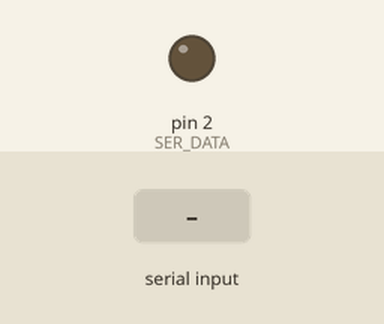
A sketch run on a simulated Arduino Uno, built with avr-gcc and run on an emulated ATmega328P. Shown: output pins drawn as LEDs (lit = HIGH). The test bench sets the inputs (shaded band). Pins used as bus, display or sensor lines are not drawn; what the sketch prints to the serial monitor is not drawn.

Above: at 1.2 s.
1.3 s: byte 30 received over Serial
At 1.33 s:
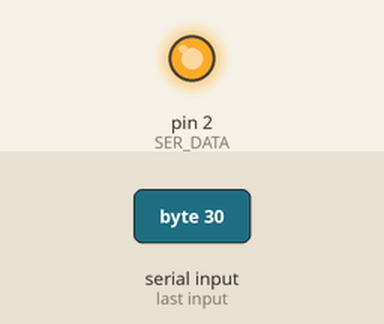
Timing chart, 0 to 4.3 s (numbered marks = the images above; inputs shaded):
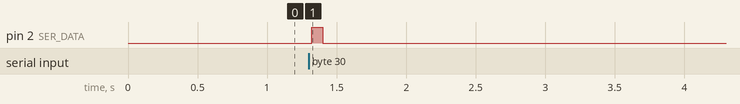

Measured:
- after the input at 1.3 s, pin 2 (SER_DATA): LOW → HIGH at once, → LOW 0.08 s later

The sketch:

ESP8266_Shift_Register.ino
```cpp
/*
 *  This sketch demonstrates how to set up a simple HTTP-like server.
 *  The server will set a GPIO pin depending on the request
 *    http://server_ip/gpio/0 will set the GPIO2 low,
 *    http://server_ip/gpio/1 will set the GPIO2 high
 *  server_ip is the IP address of the ESP8266 Arduino module, will be
 *  printed to Serial when the module is connected.
 */

// #include <ESP8266WiFi.h>
#define SER_CLK 0
#define SER_DATA 2

void setup() {
  Serial.begin(115200);
  delay(10);

  // prepare GPIO for serial output to drive shift register
  pinMode(SER_CLK, OUTPUT);
  pinMode(SER_DATA, OUTPUT);
  digitalWrite(SER_CLK, LOW);
  digitalWrite(SER_DATA, LOW);

  //Display serial messages
  Serial.println();
  Serial.println();
  Serial.println("This is the serial shift-register demo.");
  Serial.println("I wonder if it will work...");
}

void pushBit(int bitToPush) {
  if(bitToPush){
    digitalWrite(SER_DATA, HIGH);
  } else {
    digitalWrite(SER_DATA, LOW);
  }

  digitalWrite(SER_CLK, HIGH);
  delay(20);
  digitalWrite(SER_CLK, LOW);
  digitalWrite(SER_DATA, LOW);
}

int byteToDisplay = 0;

void loop() {

  if (Serial.available()) {
    while (Serial.available() > 0) {
      byteToDisplay = Serial.read();
      for(int i=0;i<8;i++) {
        pushBit((byteToDisplay >> i) & 0x01);
      }
    }
  }
}
```
